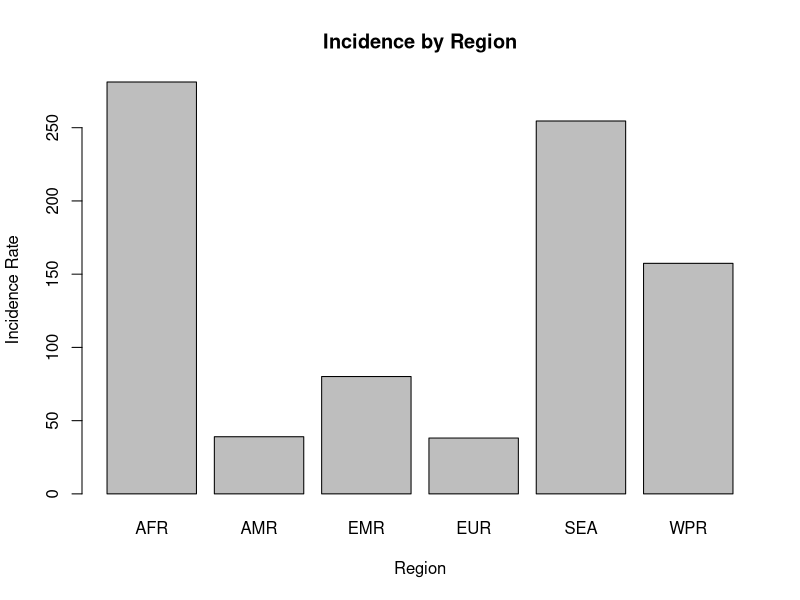
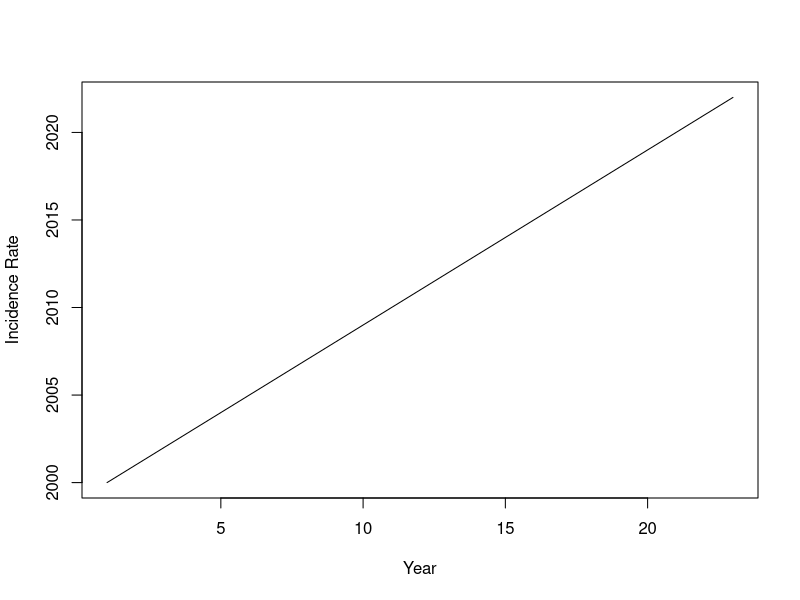

Reproduce these figures in R, in order. (Note: this script raises an error after producing the figures.)
#Installing necessary libraries


#Loading necessary libraries


# Loading the data set
df = read.csv("TB.csv")


#Removing Null values by dropping them
data = na.omit(df)

#Viewing the size of the data after removing the null values
dim(data)

#Viewing overall summary of the data
summary(data)

# Define a function to remove outliers using Winsorization
remove_outliers <- function(df) {
  # Exclude columns that are not numerical or are not suitable for outlier handling
  exclude_cols <- c("country", "iso2", "iso3", "iso_numeric", "g_whoregion", "year", "e_pop_num", "cfr", "cfr_lo", "cfr_hi", "cfr_pct", "cfr_pct_lo", "cfr_pct_hi")
  
  # Apply Winsorization to each numeric column
  num_cols <- setdiff(names(df), exclude_cols)
  
  for (col in num_cols) {
    q1 <- quantile(df[[col]], 0.01)
    q99 <- quantile(df[[col]], 0.99)
    df[[col]][df[[col]] < q1] <- q1
    df[[col]][df[[col]] > q99] <- q99
  }
  
  return(df)
}

# Apply the function to each column of the data frame
data_winsorized <- data.frame(sapply(data, remove_outliers))

View(data_winsorized)

#Viewing overall summary of the data after handling outliers
summary(data)


# 2. Geographic Variations
region_incidence <- tapply(data$e_inc_100k, data$g_whoregion, mean, na.rm = TRUE)
barplot(region_incidence, main = "Incidence by Region", xlab = "Region", ylab = "Incidence Rate")


# Trends Over Time
trends <- aggregate(e_inc_100k ~ year, data = data, FUN = mean)
plot(trends$year, trends$incidence_rate, type = "l", xlab = "Year", ylab = "Incidence Rate")

# Geographic Variations   (Doesn't work rn)
geo_var <- aggregate(e_inc_100k ~ country, data = data, FUN = mean)
barplot(geo_var$incidence_rate, names.arg = geo_var$country, las = 2, xlab = "Country", ylab = "Incidence Rate")

# Risk Factors
#Not enough data
#model <- lm(e_inc_100k~ age + gender + hiv_status, data = data)
#summary(model)

# Treatment Effectiveness
#t.test(outcome ~ treatment, data = data)

# Impact of Public Health Interventions
#t.test(outcome ~ intervention, data = data)

# Age and Gender Disparities
#t.test(outcome ~ age_group, data = data)

# HIV Co-infection
#Not enough data
#model <- lm(incidence_rate ~ age + gender + hiv_status, data = data)
#summary(model)

# Socioeconomic Factors
#Not enough data
# model <- lm(e_inc_100k ~ income + education + urbanization, data = data)
# summary(model)

# Seasonal Variations
# Graph doesn't look right
# ts_data <- ts(data$e_inc_100k, frequency = 12)
# decomposition <- decompose(ts_data)
# plot(decomposition)

# Healthcare Access
#Insufficient data
# model <- lm(incidence_rate ~ healthcare_access + healthcare_infrastructure, data = data)
# summary(model)



# 1. Trends Over Time
trends <- aggregate(e_inc_100k ~ year, data = data, FUN = mean)
plot(trends$year, trends$e_inc_100k, type = "l", xlab = "Year", ylab = "Incidence Rate")

# 2. Geographic Variations
geo_var <- aggregate(e_inc_100k ~ g_whoregion, data = data, FUN = mean)
barplot(geo_var$e_inc_100k, names.arg = geo_var$g_whoregion, las = 2, xlab = "Region", ylab = "Incidence Rate")



# Load the data set
data <- read.csv("TB.csv")

# Removing Null values by dropping them
data <- na.omit(data)

# Viewing the size of the data after removing the null values
print(dim(data))

# Viewing overall summary of the data
print(summary(data))


# 3. Risk Factors
# Doesn't work rn
# model <- lm(e_inc_100k ~ e_prev_100k + e_mort_exc_tbhiv_100k, data = data)
# summary(model)

# 7. HIV Co-infection
model <- lm(e_inc_100k ~ e_tbhiv_prct, data = data)
summary(model)
